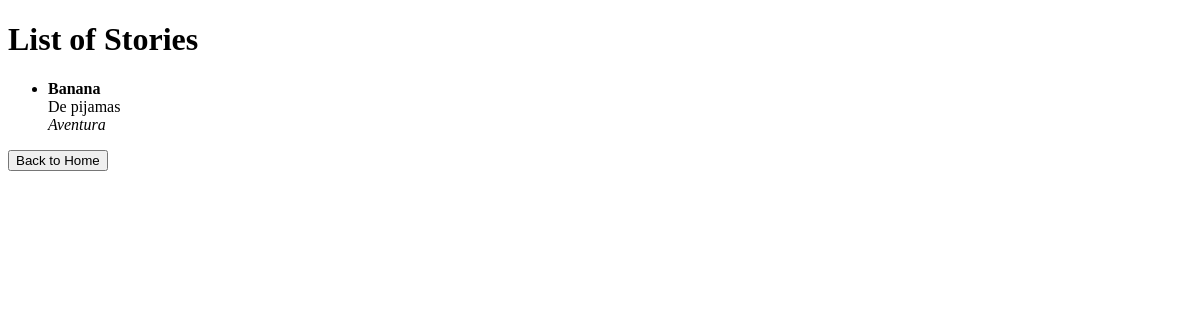
Before: /list_stories with the older database file.
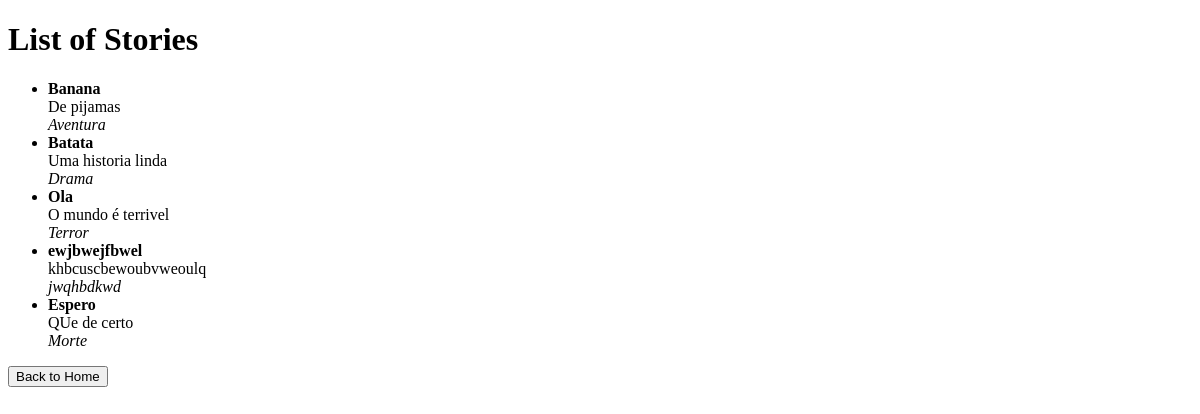
After: the same page with the newer database file.
### models.py (models this page shows)
class Story(Base):
    __tablename__ = "stories"
    id = Column(Integer, primary_key=True, index=True)
    title = Column(String, index=True)
    description = Column(String)
    category = Column(String)

### main.py (the view)
@app.get("/list_stories", response_class=HTMLResponse)
async def list_stories_page(request: Request, db: Session = Depends(get_db)):
    stories = get_stories(db)
    return templates.TemplateResponse("list_stories.html", {"request": request, "stories": stories})

### templates/list_stories.html (shortened to what this page needs)
<!DOCTYPE html>
<html lang="en">
<head>
</head>
<body>
    <h1>List of Stories</h1>
    {% if stories %}
        <ul>
            {% for story in stories %}
                <li>
                    <strong>{{ story.title }}</strong><br>
                    {{ story.description }}<br>
                    <em>{{ story.category }}</em>
                </li>
            {% endfor %}
        </ul>
    {% else %}
        <p>No stories found.</p>
    {% endif %}
    <button onclick="location.href='/'">Back to Home</button>
</body>
</html>

Changed rows visible on the page:
added Story: title "Batata", description "Uma historia linda", category "Drama"
added Story: title "Ola", description "O mundo é terrivel", category "Terror"
added Story: title "ewjbwejfbwel", description "khbcuscbewoubvweoulq", category "jwqhbdkwd"
added Story: title "Espero", description "QUe de certo", category "Morte"
